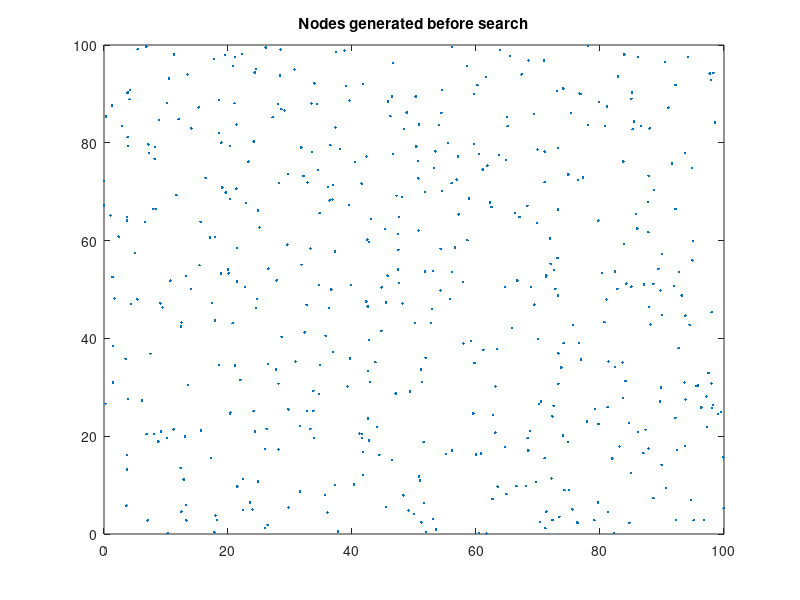

Source code (MATLAB): (Note: this script raises an error after producing the figure.)
tic;
clear;close;

global label
label = [];
%%%%%%%%%%%%%%%%%%%%%%%%%%%%%%%%%%%%%
disp('hi');
global domain ;
domain = [];
a = 0;
b = 100;
x_domain = (b-a).*rand(500,1) + a;
y_domain = (b-a).*rand(500,1) + a;
count = zeros(500,1);
domain = [x_domain y_domain count];
x_domain = [];
y_domain = [];
count = [];
figure
plot(domain(:,1),domain(:,2),'.')
title('Nodes generated before search');

global feasible_domain;
feasible_domain = [];
global infeasible_domain;
infeasible_domain = [];
%%%%
x = 0;%%defined first point as 0,0  which is feasible and last point as random x_2
y = 0;
x_2 = (b-a).*rand(1,1) + a;
y_2 = (b-a).*rand(1,1) + a;
figure
t = test_plot();
plot(t(:,1),t(:,2),'.y')
hold on
%%%%%%%%%%%%%%%%%%%%%%%%%%%%%%%%%%%%%%%%%%%%%%%%%%%%%
 for i =1 : 400
% while size(domain) ~= size(feasible_domain) - count 
    dist_prev =10000;
    pos = [];
    while x ~= x_2 && y ~= y_2 
        if is_feasible_point(x,y) == 1 %a dynamic step for moving from feasible previously to x,y
            feasible_domain = vertcat(feasible_domain, [x y ]) ;%cell typpe for svm
            dist_i = sqrt((domain(:,1) - x).^2 + (domain(:,2) - y).^2);
            dist_f = sqrt((domain(:,1) - x_2).^2 + (domain(:,2) - y_2).^2)  ;
            dist = dist_i+dist_f;
            count = [];
            count = 1;
            sz = size(dist);
            while sz(1) ~= count
                if is_feasible_point(domain(count,1),domain(count,2)) == 0 && dist_i(count) <= 0.3
                    %above condition dist_i < 0.3 is the IR bound for the
                    %robot
                    infeasible_domain = vertcat(infeasible_domain, [domain(count,1) domain(count,2)]);
                    dist(count) = [];
                    dist_i(count) = [];
                    dist_f(count) = [];
                    domain(count,:) = [];
                end
                count = count +1;
                sz = [];
                sz = size(dist);
            end
            [val pos] = min(dist);
            while dist_i(pos) >= 0.3 && domain(pos,1) == x && domain(pos,2) == y || domain(pos,3) == 1
%this step is very important dis_i(pos) >= dist_f(pos) suggest that the
%robt should follow nodes  such that it should be halfway from the destined
%node / it could be compensated for dist_i(pos) >= ir bound so that robot
%will only travel the visible nodes(dead reckoning)
                dist(pos) = 10000000;
                [val pos] = min(dist);
            end    
            if dist_prev > dist_f(pos)
                x = domain(pos,1);
                y = domain(pos,2);
                domain(pos,3) = 1;  
                dist_prev = dist_f(pos)
            else
                x = x_2;
                y = y_2;
                break;
            end
            dist_i = [];
            dist_f = [];
            dist = [];
            
        else
            infeasible_domain = vertcat(infeasible_domain, [x y]);
            t = is_feasible_edge(feasible_domain(end,:),[x y]);
            x = t(1);
            y = t(2);
            domain(pos,:) = [];
            break;
        end   
    end
    domain(:,3) = 0;
    x_2 = (b-a).*rand(1,1) + a;
    y_2 = (b-a).*rand(1,1) + a;
    plot(feasible_domain(:,1),feasible_domain(:,2),'.g')
    if isnan(infeasible_domain) == 0
        hold on
        plot(infeasible_domain(:,1),infeasible_domain(:,2),'.r')
    end
    pause(0.01)
    hold on
end
hold off;
%%%%%%%%%%%%%%%%%%%%%%%%%%%%%%%%%%%%%%%%%%%%%%%%%%%%%%%%%%%%%% 
dist = [];
dist_i = [];
dist_f = [];
a = [];
b = [];
i = [];
x = [];
y = [];
x_2 = [];
y_2 = [];
val = [];
dist_prev = [];
count = [];
sz = [];
%%%%%%%%%%%%%%%%%%%%%%%%%%%%%%%%%%%%%%%%%%%%%%%%%%%%%%%%%%%%%%%%%%
domain = [];
x = [];
y = [];
x_f = [];
y_f = [];
x_boundary = [];
y_boundary = [];
toc